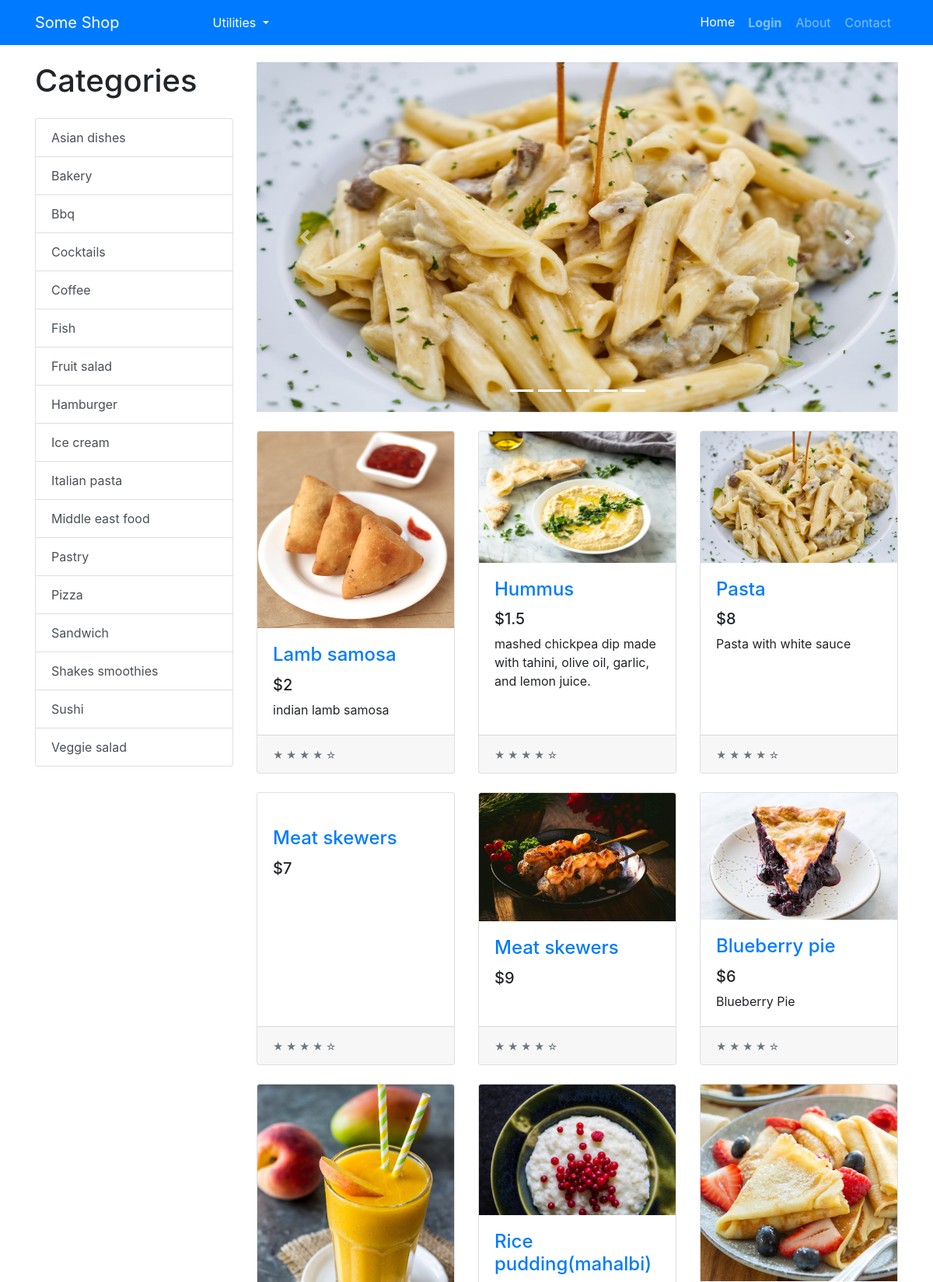
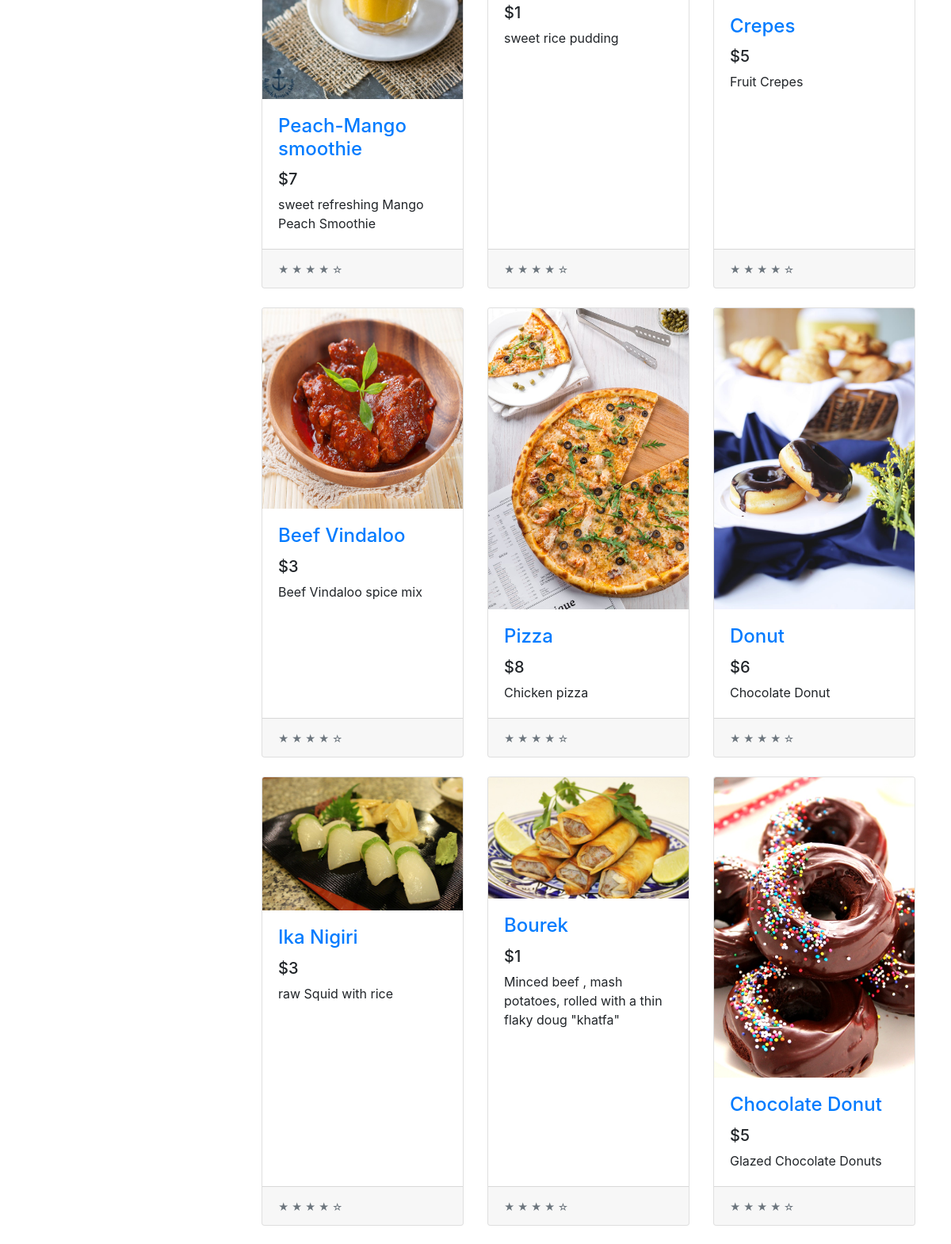
The page / (upper part) on the database its author committed (2 pictures, top to bottom).
### tables this page shows
CREATE TABLE PRODUCT (ID VARCHAR, NAME VARCHAR, PRICE INTEGER, DESCRIPTION TEXT, IMAGE TEXT, TAGS TEXT, SCORE REAL);

### app.py (the view)
@app.route("/")
def home():
    products = get_all_products()
    sorted_products = products.copy()
    random.shuffle(products)
    tags = get_product_tags()
    return render_template("index.html",
                            products=products,
                            tags=tags,
                            chosen_products=sorted_products[:5],
                            os=os,
                            len=len,
                            range=range,
                            enumerate=enumerate)

### common/database.py (called while the page is built)
    @classmethod
    def get_all_products(cls, formalize=True):
        cursor = cls.DATABASE.execute("SELECT * FROM PRODUCT ORDER BY SCORE DESC")
        returned_data = cursor.fetchall()
        if not returned_data:
            return None
        if not formalize:
            return returned_data
        data = []
        for item in returned_data:
            d = {}
            for i, field in enumerate(cls.PRODUCT_FIELDS):
                d[field.lower()] = item[i]
            data.append(d)
        return data

    @classmethod
    def get_product_tags(cls):
        data = cls.get_all_products()
        return sorted({ d['tags'] for d in data })

### models/products/product.py (called while the page is built)
def get_all_products(formalize=True):
    products = Database.get_all_products(formalize=formalize)
    if not formalize:
        return products
    return [ Product(**product) for product in products ]

def get_product_tags():
    return Database.get_product_tags()

### templates/index.html (shortened to what this page needs)
{% extends "base.html" %}
{% block content %}
<div class="container">
    <div class="row">
        <div class="col-lg-3">
            <h1 class="my-4">
                {% if category %}
                {{category.replace("_", " ").capitalize()}}
                {% else %}
                Categories
                {% endif %}
            </h1>
            <div class="list-group" id="list-tab" role="tablist">
                {% for tag in tags %}
                {% if category == tag %}
                <a class="list-group-item list-group-item-action active" href="{{url_for('categories', category=tag)}}"
                    aria-controls="home">{{tag.replace("_", " ").capitalize()}}</a>
                {% else %}
                <a class="list-group-item list-group-item-action" href="{{url_for('categories', category=tag)}}"
                    aria-controls="home">{{tag.replace("_", " ").capitalize()}}</a>
                {% endif %}
                {% endfor %}
            </div>
        </div>
        <div class="col-lg-9">
            <div id="carouselExampleIndicators" class="carousel slide my-4" data-ride="carousel">
                <ol class="carousel-indicators">
                    {% for i in range(len(chosen_products)) %}
                    <li data-target="#carouselExampleIndicators" data-slide-to="{{i}}" class="active"></li>
                    {% endfor %}
                </ol>
                <div class="carousel-inner" role="listbox">
                    {% for i, product in enumerate(chosen_products) %}
                        {% if i == 0 %}
                        <div class="carousel-item active">
                        {% else %}
                        <div class="carousel-item">
                            {% endif %}
                            <a href="{{url_for('product.product', product_id=product.id)}}">
                                <img class="d-block img-fluid carousel-img"
                                    src="{{url_for('static', filename='img/products/{}'.format(os.path.basename(product.image)))}}"
                                    alt="slide">
                            </a>
                        </div>
                        {% endfor %}
                    </div>
                    <a class="carousel-control-prev" href="#carouselExampleIndicators" role="button" data-slide="prev">
                        <span class="carousel-control-prev-icon" aria-hidden="true"></span>
                    </a>
                    <a class="carousel-control-next" href="#carouselExampleIndicators" role="button" data-slide="next">
                        <span class="carousel-control-next-icon" aria-hidden="true"></span>
                    </a>
                </div>
                <div class="row">
                    {% for product in products %}
                    <div class="col-lg-4 col-md-6 mb-4">
                        <div class="card h-100">
                            <a href="{{url_for('product.product', product_id=product.id)}}"><img class="card-img-top"
                                    src="{{url_for('static', filename='img/products/{}'.format(os.path.basename(product.image)))}}"
                                    alt=""></a>
                            <div class="card-body">
                                <h4 class="card-title">
                                    <a href="{{url_for('product.product', product_id=product.id)}}">{{product.name}}</a>
                                </h4>
                                <h5>${{product.price}}</h5>
                                <p class="card-text">{{product.description}}</p>
                            </div>
                            <div class="card-footer">
                                <small class="text-muted">&#9733; &#9733; &#9733; &#9733; &#9734;</small>
                            </div>
                        </div>
                    </div>
                    {% endfor %}
                </div>
            </div>
        </div>
    </div>
    {% endblock content %}

### static/css/shop-homepage.css (style rules this page uses)
body { padding-top: 56px; }

### templates/index.html (style rules this page uses)
.carousel-img { width: 900px; height: 450px; }

### rows shown on the page
PRODUCT: replace "Asian dishes"
PRODUCT: replace "Bakery"
PRODUCT: replace "Bbq"
PRODUCT: replace "Cocktails"
PRODUCT: replace "Coffee"
PRODUCT: replace "Fish"
PRODUCT: replace "Fruit salad"
PRODUCT: replace "Hamburger"
PRODUCT: replace "Ice cream"
PRODUCT: replace "Italian pasta", IMAGE (picture), name "Pasta", price "8", description "Pasta with white sauce"
PRODUCT: replace "Middle east food"
PRODUCT: replace "Pastry"
PRODUCT: replace "Pizza"
PRODUCT: replace "Sandwich"
PRODUCT: replace "Shakes smoothies"
PRODUCT: replace "Sushi"
PRODUCT: replace "Veggie salad"
PRODUCT: IMAGE (picture), name "Lamb samosa", price "2", description "indian lamb samosa"
PRODUCT: IMAGE (picture), name "Hummus", price "1.5", description "mashed chickpea dip made with tahini, olive oil, garlic, and lemon juice."
PRODUCT: name "Meat skewers", price "7"
PRODUCT: IMAGE (picture), name "Meat skewers", price "9"
PRODUCT: IMAGE (picture), name "Blueberry pie", price "6", description "Blueberry Pie"
PRODUCT: IMAGE (picture), name "Peach-Mango smoothie", price "7", description "sweet refreshing Mango Peach Smoothie"
PRODUCT: IMAGE (picture), name "Rice pudding(mahalbi)", price "1", description "sweet rice pudding"
PRODUCT: IMAGE (picture), name "Crepes", price "5", description "Fruit Crepes"
PRODUCT: IMAGE (picture), name "Beef Vindaloo", price "3", description "Beef Vindaloo spice mix"
PRODUCT: IMAGE (picture), name "Pizza", price "8", description "Chicken pizza"
PRODUCT: IMAGE (picture), name "Donut", price "6", description "Chocolate Donut"
PRODUCT: IMAGE (picture), name "Ika Nigiri", price "3", description "raw Squid with rice"
PRODUCT: IMAGE (picture), name "Bourek", price "1", description "Minced beef , mash potatoes, rolled with a thin flaky doug \"khatfa\""
PRODUCT: IMAGE (picture), name "Chocolate Donut", price "5", description "Glazed Chocolate Donuts"
